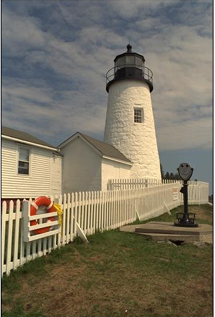
#> input picture Segment and detection/image.png, 215 x 317 px, found by its file name
$ python Canny.py   (older library calls are emulated)
#> lines starting #> are read from the running program, lines starting #| are printed output that depends on the picture; after the words box and inside, x2 and y2 are one past the last pixel; in counts of white or black regions, pixels touching at a corner belong together
import numpy as np
import cv2
import os
def canny_edge_detection(gray, sigma=1, kernel_size=5, low_threshold=50, high_threshold=100):
    """Canny edge detection algorithm implementation from scratch"""
#> called with sigma = 1, kernel_size = 5, low_threshold = 50, high_threshold = 100

    # Convert the image to grayscale
    # gray = cv2.cvtColor(image, cv2.COLOR_BGR2GRAY)

    # Apply Gaussian filter to smooth the image
    blur = cv2.GaussianBlur(gray, (kernel_size, kernel_size), sigma)
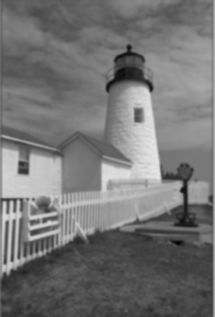
#> blur: shape (317, 215); min 3, max 229, mean 116

    # Calculate the gradient magnitude and direction using Sobel operators
    dx = cv2.Sobel(blur, cv2.CV_64F, 1, 0, ksize=3)
    dy = cv2.Sobel(blur, cv2.CV_64F, 0, 1, ksize=3)
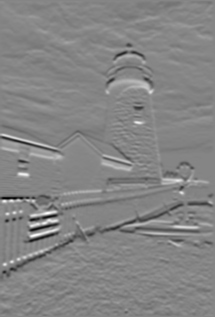
#> dy: shape (317, 215) float64; min -434, max 397, mean -1.1; drawn with min black and max white
    mag = np.sqrt(dx*dx + dy*dy)
    angle = np.arctan2(dy, dx) * 180 / np.pi
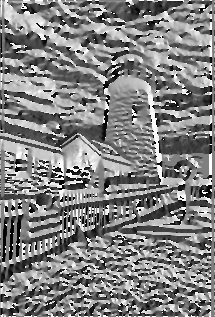
#> angle: shape (317, 215) float64; min -179.8, max 180, mean 3.4; drawn with min black and max white

    # Quantize the gradient direction into 4 possible angles: 0, 45, 90, and 135 degrees
    angle = np.abs(angle)
    angle[angle <= 22.5] = 0
#> angle: shape (317, 215) float64; min 0, max 180, mean 84
    angle[angle >= 157.5] = 0
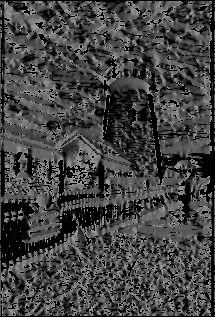
#> angle: shape (317, 215) float64; min 0, max 157.5, mean 67.1
    angle[(angle > 22.5) * (angle < 67.5)] = 45
#> angle: shape (317, 215) float64; 18.68% of pixels changed, all inside (x1, y1, x2, y2) = (1, 1, 213, 316)
    angle[(angle >= 67.5) * (angle <= 112.5)] = 90
    angle[(angle > 112.5) * (angle <= 157.5)] = 135
#> angle: shape (317, 215) float64; min 0, max 135, mean 67.2

    # Apply non-maximum suppression to thin the edges
    suppressed = np.zeros_like(mag)
    for i in range(1, mag.shape[0]-1):
        for j in range(1, mag.shape[1]-1):
            direction = angle[i, j]
            if direction == 0:
                if mag[i, j] > mag[i, j-1] and mag[i, j] > mag[i, j+1]:
                    suppressed[i, j] = mag[i, j]
            elif direction == 45:
                if mag[i, j] > mag[i-1, j+1] and mag[i, j] > mag[i+1, j-1]:
                    suppressed[i, j] = mag[i, j]
            elif direction == 90:
                if mag[i, j] > mag[i-1, j] and mag[i, j] > mag[i+1, j]:
                    suppressed[i, j] = mag[i, j]
            elif direction == 135:
                if mag[i, j] > mag[i-1, j-1] and mag[i, j] > mag[i+1, j+1]:
                    suppressed[i, j] = mag[i, j]
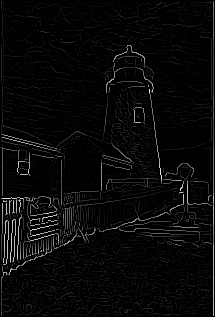
#> suppressed: shape (317, 215) float64; min 0, max 485.6, mean 17; drawn with min black and max white

    # Apply hysteresis thresholding to determine the final edges
    strong_edges = suppressed > high_threshold
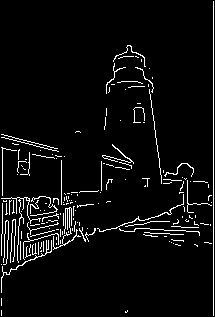
#> strong_edges: shape (317, 215) bool; 4.9% white in thin lines or dots
    weak_edges = (suppressed >= low_threshold) & (suppressed <= high_threshold)
#> weak_edges: shape (317, 215) bool; 3.3% white in thin lines or dots
    edges = np.zeros_like(suppressed)
    edges[strong_edges] = 255
    for i in range(1, edges.shape[0]-1):
        for j in range(1, edges.shape[1]-1):
            if weak_edges[i, j]:
                if (edges[i-1:i+2, j-1:j+2] > high_threshold).any():
                    edges[i, j] = 255

    return edges
image = cv2.imread("D:\Python_CV\Segment and detection\image.png",0)
my_canny = canny_edge_detection(image)
#> my_canny: shape (317, 215) float64; 5.7% white in thin lines or dots
# gray = cv2.cvtColor(image, cv2.COLOR_BGR2GRAY)
blur = cv2.GaussianBlur(image, (5, 5), 1)
edges=cv2.Canny(blur,50,100)
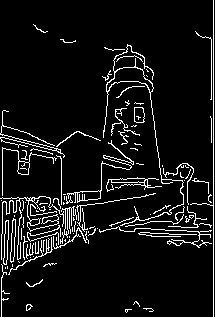
#> edges: shape (317, 215); 7.5% white in thin lines or dots
cv2.imshow("Original image",image)
cv2.imshow("Final result",my_canny)
cv2.imshow("Canny",edges)
cv2.waitKey(0)
cv2.destroyAllWindows()
